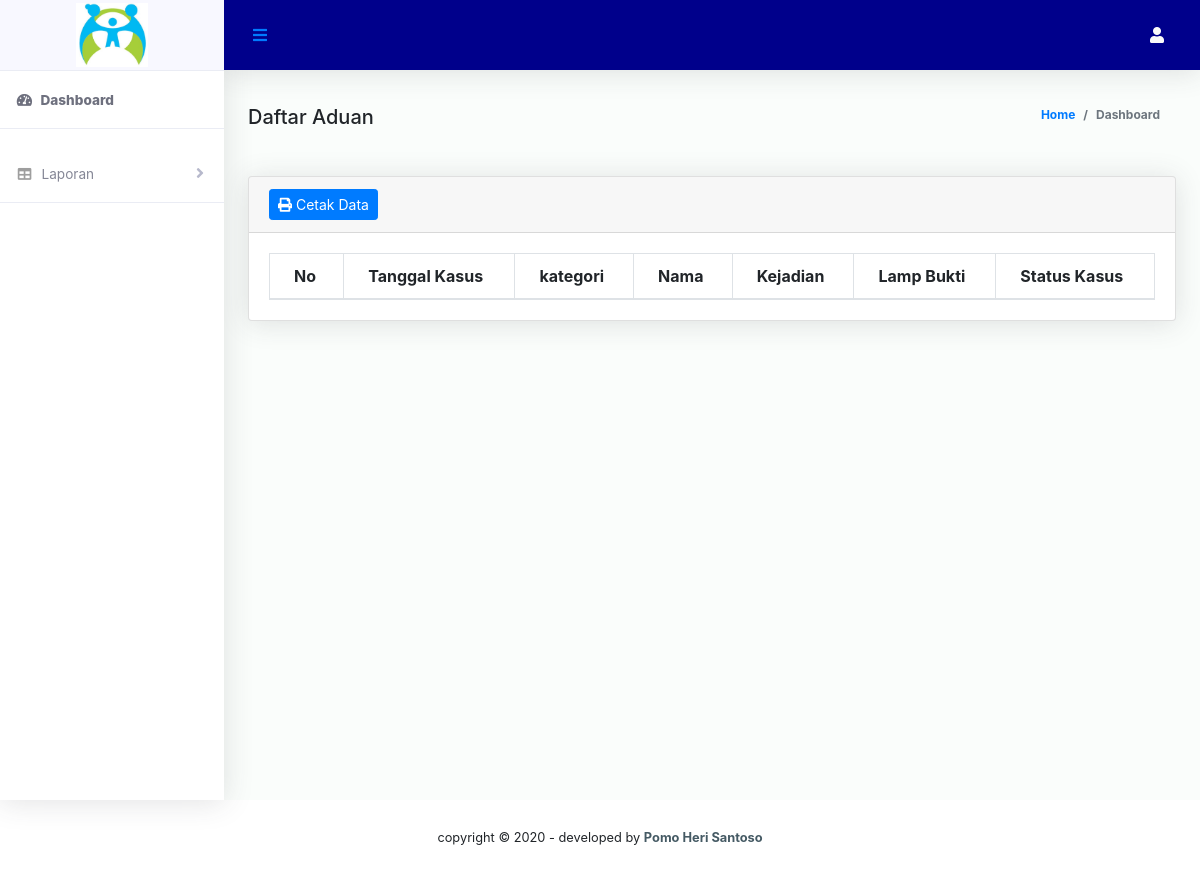
Before: /bagian/dinsos/daftaraduan.php with the older database file.
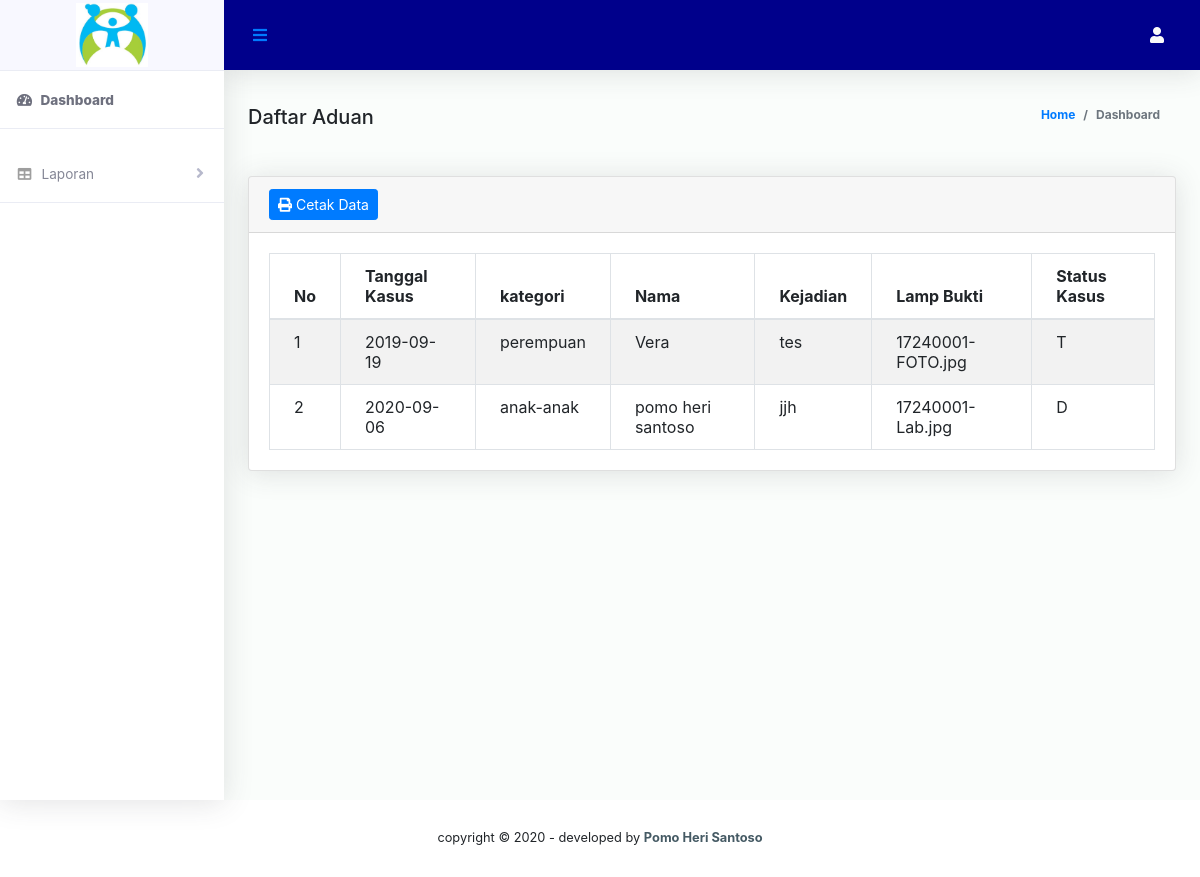
After: the same page with the newer database file.
### tables this page shows
CREATE TABLE `datkas` (
  `idkasus` char(10) NOT NULL,
  `kategori` varchar(10) NOT NULL,
  `nik` char(20) NOT NULL,
  `tglkas` date NOT NULL,
  `kejadian` varchar(50) NOT NULL,
  `lambuk` varchar(50) NOT NULL,
  `idpeng` char(5) NOT NULL,
  `jenkas` varchar(10) NOT NULL,
  `statkas` char(1) NOT NULL
);

CREATE TABLE `datwg` (
  `nik` char(20) NOT NULL,
  `nama` varchar(50) NOT NULL,
  `kelamin` varchar(12) NOT NULL,
  `tglh` date NOT NULL,
  `pendd` varchar(5) NOT NULL,
  `alamat` varchar(50) NOT NULL,
  `idrt` char(5) NOT NULL,
  `stkeb` varchar(10) NOT NULL
);

### bagian/dinsos/daftaraduan.php (the view, shortened to what this page needs)
<!DOCTYPE html>
<html lang="en">
<head>
    <?php include('../komponen/css.php');?>
</head>
<body id="page-top">
  <div id="wrapper">
     <?php include('../komponen/sidebardinsos.php');?>
        <div id="content-wrapper" class="d-flex flex-column">
            <div id="content">
                <?php include('../komponen/header.php');?>
                <div class="container-fluid" id="container-wrapper">
                  <div class="d-sm-flex align-items-center justify-content-between mb-4">
                    <strong class="h5 card-title">Daftar Aduan</strong>
                    <ol class="breadcrumb">
                      <li class="breadcrumb-item"><a href="./">Home</a></li>
                      <li class="breadcrumb-item active" aria-current="page">Dashboard</li>
                    </ol>
                  </div>
            <section>
                 <div class="content mt-3">
                     <div class="animated fadeIn">
                         <div class="row">
                            <div class="col-md-12">
                                 <div class="card">
                                     <div class="card-header">
                                         <a href="cetakkaryawan.php" target="_blank" class="btn btn-primary btn-sm" ><i class="fa fa-print"></i> Cetak Data</a>
                                         </div>
                                            <div class="card-body">
                                            <table width="100%"  class="table table-striped table-bordered table-hover data" id="dataTables">
                                                <?php
                                                $result = mysql_query("SELECT * FROM datkas JOIN datwg ON datwg.nik=datkas.nik where datkas.jenkas='aduan'");
                                                ?>
                                                <thead>
                                                    <tr>
                                                        <th>No</th>
                                                        <th>Tanggal Kasus</th>
                                                        <th>kategori</th>
                                                        <th>Nama</th>
                                                        <th>Kejadian</th>
                                                        <th>Lamp Bukti</th>
                                                        <th>Status Kasus</th>
                                                    </tr>
                                                </thead>
                                                <tbody>
                                                <?php
                                                $no = 1;
                                                while($user_data = mysql_fetch_array($result)){
                                                  echo "
                                                  <tr>
                                                    <td>".$no++."</td>
                                                    <td>".$user_data['tglkas']."</td>
                                                    <td>".$user_data['kategori']."</td>
                                                    <td>".$user_data['nama']."</td>
                                                    <td>".$user_data['kejadian']."</td>
                                                    <td>".$user_data['lambuk']."</td>
                                                    <td>".$user_data['statkas']."</td>
                                                  ";
                                               ?>
                                                </tr>
                                                 <?php }?>
                                                </tbody>
                                            </table>
                                          </div>
                                        </div>
                                    </div>
                                </div>
                            </div>
                        </div>
                      </section>
                    </div>
                  </div>
                </div>
              </div>
         <?php include('../komponen/footer.php');?>
</body>
</html>

Changed rows visible on the page:
added datkas: tglkas "2019-09-19", kategori "perempuan", datwg.nama "Vera", kejadian "tes", lambuk "17240001-FOTO.jpg", statkas "T"
added datkas: tglkas "2020-09-06", kategori "anak-anak", datwg.nama "pomo heri santoso", kejadian "jjh", lambuk "17240001- Lab.jpg", statkas "D"
